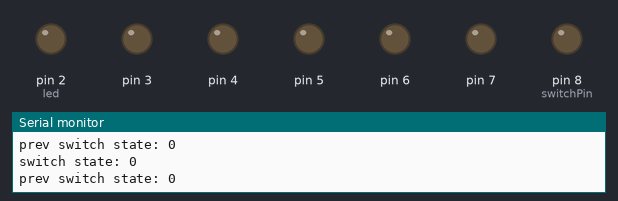
A sketch run on a simulated Arduino Uno, built with avr-gcc and run on an emulated ATmega328P. Shown: output pins drawn as LEDs (lit = HIGH), the last lines printed to the serial monitor.

Above: at 0.1 s.
At 0.7 s:
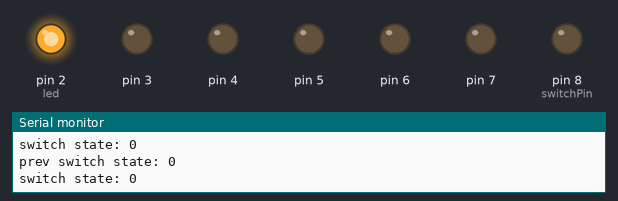
At 1.9 s:
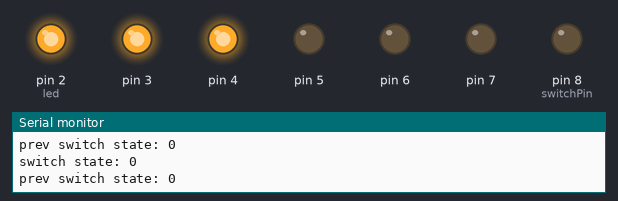
At 3.7 s:
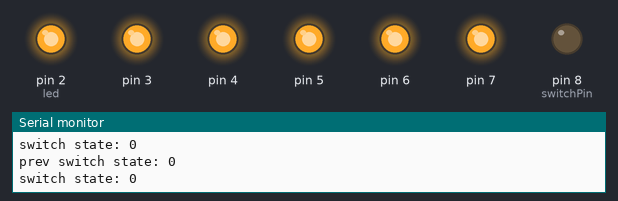
At 5.5 s:
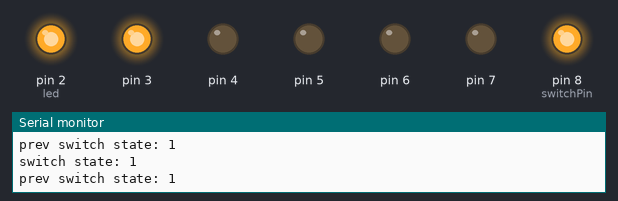
At 8.0 s:
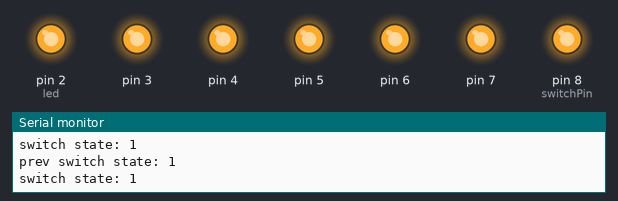
Timing chart, 0 to 9.5 s (numbered marks = the images above):
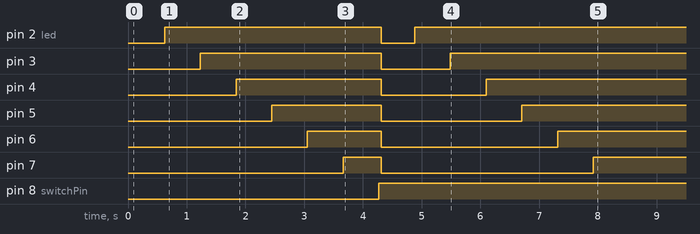

Measured:
- by itself, pin 2 (led): LOW → HIGH at 0.62 s, → LOW 3.7 s later, → HIGH 0.57 s later
- by itself, pin 3: LOW → HIGH at 1.2 s, → LOW 3.1 s later, → HIGH 1.2 s later
- by itself, pin 4: LOW → HIGH at 1.8 s, → LOW 2.5 s later, → HIGH 1.8 s later
- by itself, pin 5: LOW → HIGH at 2.4 s, → LOW 1.9 s later, → HIGH 2.4 s later
- by itself, pin 6: LOW → HIGH at 3.1 s, → LOW 1.3 s later, → HIGH 3.0 s later
- by itself, pin 7: LOW → HIGH at 3.7 s, → LOW 0.65 s later, → HIGH 3.6 s later
- by itself, pin 8 (switchPin): LOW → HIGH at 4.3 s

The sketch:

Project_08-Digital_Hourglass.ino
```cpp
const int switchPin = 8;

unsigned long previousTime = 0;

int switchState = 0;
int prevSwitchState = 0;

int led = 2;

long interval = 600;

void setup() {
  Serial.begin(9600);
  // put your setup code here, to run once:
  for(int x = 2; x < 8; x++) {
    pinMode(x, OUTPUT);
  }
  pinMode(switchPin, OUTPUT);
}

void loop() {
  // put your main code here, to run repeatedly:
  unsigned long currentTime = millis();


  if(currentTime - previousTime > interval) {
    previousTime = currentTime;

    digitalWrite(led, HIGH);
    led++;

    if(led == 7) {

    }
  }

  switchState = digitalRead(switchPin);

  Serial.print("switch state: ");
  Serial.println(switchState);
  Serial.print("prev switch state: ");
  Serial.println(prevSwitchState);

  if(switchState != prevSwitchState) {
    for(int x = 2; x < 8; x++){
      digitalWrite(x, LOW);
    }

    led = 2;
    previousTime = currentTime;
  }
  prevSwitchState = switchState;

}
```
